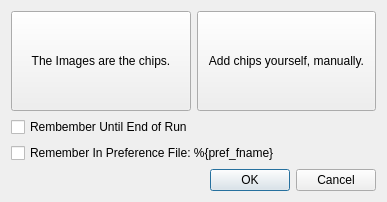
<?xml version="1.0" encoding="UTF-8"?>
<ui version="4.0">
 <class>Dialog</class>
 <widget class="QDialog" name="Dialog">
  <property name="geometry">
   <rect>
    <x>0</x>
    <y>0</y>
    <width>387</width>
    <height>197</height>
   </rect>
  </property>
  <property name="windowTitle">
   <string>Dialog</string>
  </property>
  <layout class="QVBoxLayout" name="verticalLayout_2">
   <item>
    <layout class="QVBoxLayout" name="verticalLayout">
     <item>
      <layout class="QHBoxLayout" name="horizontalLayout">
       <item>
        <widget class="QPushButton" name="pushButton">
         <property name="minimumSize">
          <size>
           <width>0</width>
           <height>100</height>
          </size>
         </property>
         <property name="text">
          <string>The Images are the chips.</string>
         </property>
        </widget>
       </item>
       <item>
        <widget class="QPushButton" name="pushButton_2">
         <property name="minimumSize">
          <size>
           <width>0</width>
           <height>100</height>
          </size>
         </property>
         <property name="text">
          <string>Add chips yourself, manually.</string>
         </property>
        </widget>
       </item>
      </layout>
     </item>
    </layout>
   </item>
   <item>
    <widget class="QCheckBox" name="checkBox">
     <property name="text">
      <string>Rembember Until End of Run</string>
     </property>
    </widget>
   </item>
   <item>
    <widget class="QCheckBox" name="checkBox_2">
     <property name="text">
      <string>Remember In Preference File: %{pref_fname}</string>
     </property>
    </widget>
   </item>
   <item>
    <widget class="QDialogButtonBox" name="buttonBox">
     <property name="orientation">
      <enum>Qt::Horizontal</enum>
     </property>
     <property name="standardButtons">
      <set>QDialogButtonBox::Cancel|QDialogButtonBox::Ok</set>
     </property>
    </widget>
   </item>
  </layout>
 </widget>
 <resources/>
 <connections>
  <connection>
   <sender>buttonBox</sender>
   <signal>accepted()</signal>
   <receiver>Dialog</receiver>
   <slot>accept()</slot>
   <hints>
    <hint type="sourcelabel">
     <x>248</x>
     <y>254</y>
    </hint>
    <hint type="destinationlabel">
     <x>157</x>
     <y>274</y>
    </hint>
   </hints>
  </connection>
  <connection>
   <sender>buttonBox</sender>
   <signal>rejected()</signal>
   <receiver>Dialog</receiver>
   <slot>reject()</slot>
   <hints>
    <hint type="sourcelabel">
     <x>316</x>
     <y>260</y>
    </hint>
    <hint type="destinationlabel">
     <x>286</x>
     <y>274</y>
    </hint>
   </hints>
  </connection>
 </connections>
</ui>
